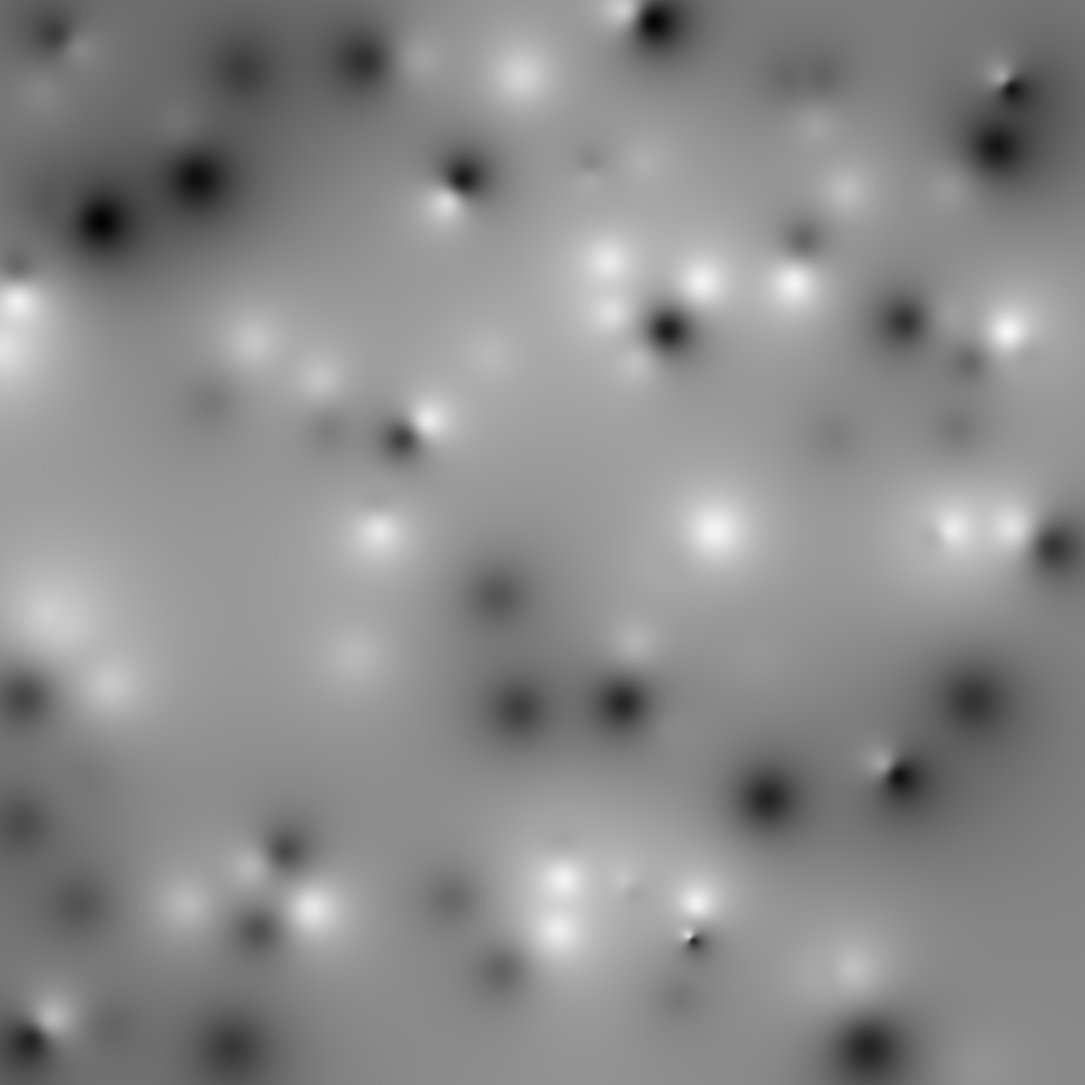
Frame 1 (no input)
Frame 60 (the mouse pressed at the canvas centre just before this capture): identical to frame 1, image omitted
Frame 120 (the mouse held since frame 60 and released just before this capture): identical to frame 1, image omitted

The Processing sketch that drew this single still picture (run headless with seeded random() and noise(); from frame 60 on, the mouse is pressed at the canvas centre):

// Processing sketch: HEATMAP_CLASS
// ── HEATMAP_CLASS.pde
// heatmap

PVector[] points;
float[] values;

Heatmap h;

void setup() {
  size(1200,1200);
  points = new PVector[100];
  values = new float[100];
  for(int i=0; i<points.length; i++) {
    PVector v = new PVector(random(width), random(height));
    points[i] = v;
    float f = random(255);
    values[i] = f;
  }
  h = new Heatmap(points, values);
  h.power = 2;
  h.generate();
  noStroke();
}

void draw() {
  for(int i=0; i<points.length; i++) {
    fill(values[i]);
    ellipse(points[i].x, points[i].y, 10,10);
  }
  h.render();
}
// ── Heatmap.pde
class Heatmap {
  
  int id;
  PImage img;
  
  PVector[] points;
  float[] values;
  
  float power;
  float maxdist;
  
  Heatmap(PVector[] ps, float[] vs) {
    id = 0;
    power = 3;
    maxdist = sqrt((width*width)+(height*height)); 
    img = createImage(width,height,ARGB);
    for(int i=0;i<img.pixels.length;i++) {
      img.pixels[i] = color(random(255),random(255),random(255));
    }
    //
    this.points = ps;
    this.values = vs;
  }
  
  void update() {
    println("update");
  }
  
  void render() {
    image(img,0,0);
  }
  
  void render(float x,float y) {
    image(img,x,y);
  }
  
  void generate() {
    int starttime = millis();
    
    for(int y=0; y<img.height; y++) {
      
      println("render progress = " + int(1000*(float(y)/height))/10.0 + "%");
      println((millis()-starttime)/60000.0);
      
      for(int x=0; x<img.width; x++) {
        
        float tv = 0;
        float t = 0;
        
        for(int i=0; i<points.length; i++) {
          PVector p = points[i];
          float d = maxdist / pow(max(dist(x,y,p.x,p.y),1),power);
          tv += values[i] * d;
          t += d;
        }
        
        tv /= t;
        color c = color(tv);
        img.set(x,y,c);
        
      }
    }
    
  }
}
